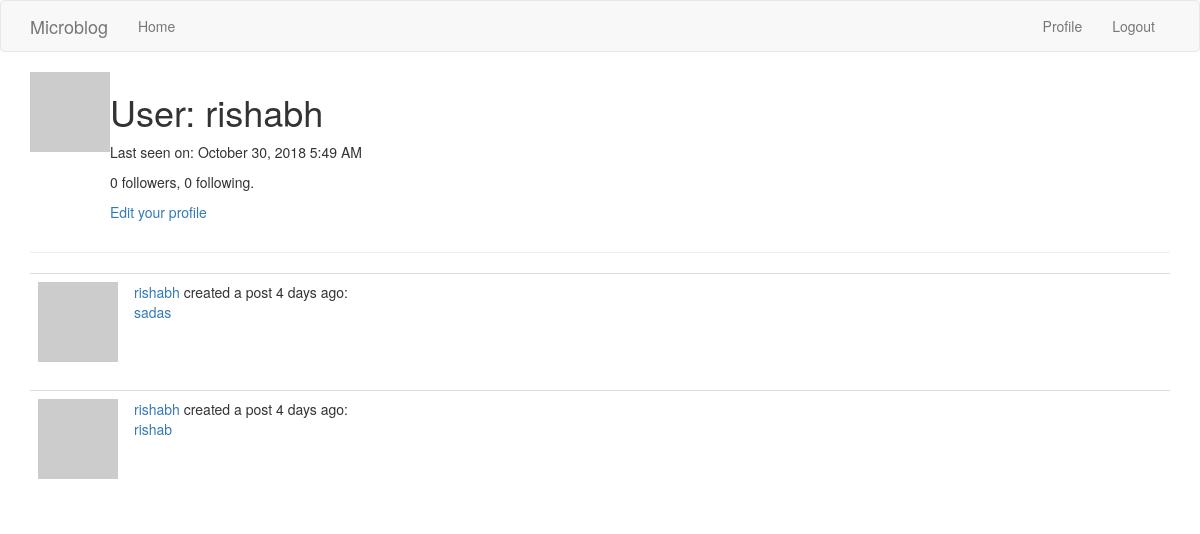
Before: /user/rishabh (signed in) with the older database file.
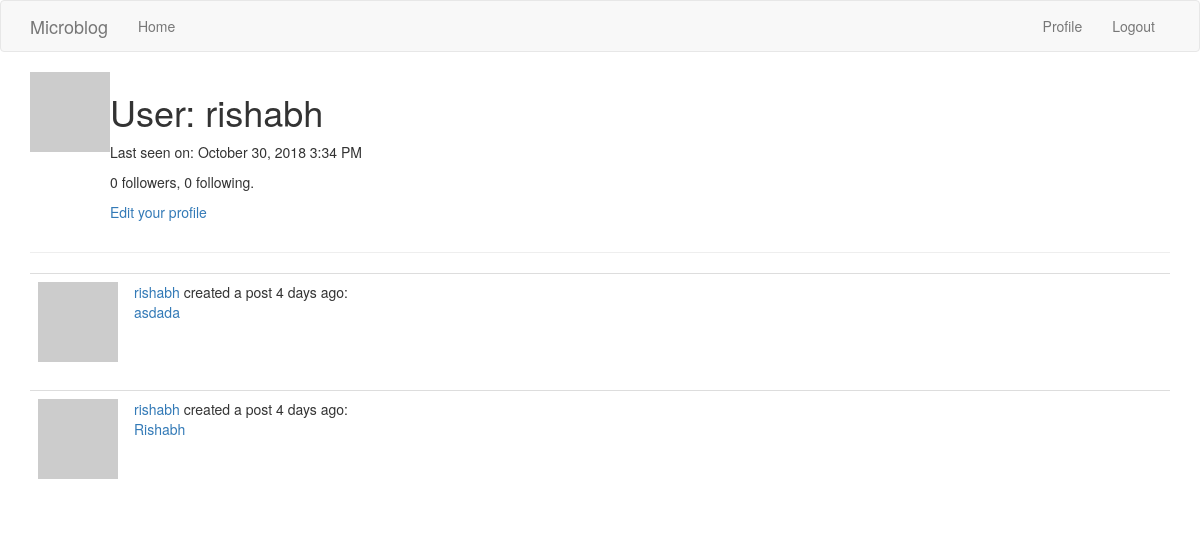
After: the same page with the newer database file.
### app/models.py (models this page shows, shortened)
class User(UserMixin,db.Model):
    id = db.Column(db.Integer, primary_key=True)
    username = db.Column(db.String(64), index=True, unique=True)
    email = db.Column(db.String(120), index=True, unique=True)
    password_hash = db.Column(db.String(128))
    posts = db.relationship('Post', backref='author', lazy='dynamic')
    about_me = db.Column(db.String(140))
    last_seen = db.Column(db.DateTime, default=datetime.utcnow)
    followed = db.relationship(
        'User', secondary=followers,
        primaryjoin=(followers.c.follower_id == id),
        secondaryjoin=(followers.c.followed_id == id),
        backref=db.backref('followers', lazy='dynamic'), lazy='dynamic')
    def avatar(self, size):
        digest = md5(self.email.lower().encode('utf-8')).hexdigest()
        return 'https://www.gravatar.com/avatar/{}?d=identicon&s={}'.format(
            digest, size)

class Post(db.Model):
    id = db.Column(db.Integer, primary_key=True)
    title=db.Column(db.String(50))
    body = db.Column(db.String(140))
    comments=db.relationship('Comment',backref='commenter',lazy='dynamic')
    timestamp = db.Column(db.DateTime, index=True, default=datetime.utcnow)
    user_id = db.Column(db.Integer, db.ForeignKey('user.id'))

### app/routes.py (the view)
@app.route('/user/<username>')
@login_required
def user(username):
    user = User.query.filter_by(username=username).first_or_404()
    page = request.args.get('page', 1, type=int)
    posts = user.posts.order_by(Post.timestamp.desc()).paginate(
        page, app.config['POSTS_PER_PAGE'], False)
    next_url = url_for('user', username=user.username, page=posts.next_num) \
        if posts.has_next else None
    prev_url = url_for('user', username=user.username, page=posts.prev_num) \
        if posts.has_prev else None
    return render_template('user.html', user=user, posts=posts.items,
                           next_url=next_url, prev_url=prev_url)

### app/models.py (called while the page is built)
@login.user_loader
def load_user(id):
    return User.query.get(int(id))

### app/routes.py (called while the page is built)
@app.before_request
def before_request():
    if current_user.is_authenticated:
        current_user.last_seen = datetime.utcnow()
        db.session.commit()

### app/templates/user.html (shortened to what this page needs)
{% extends "base.html" %}
{% block app_content %}
    <table>
        <tr valign="top">
            <td><img src="{{ user.avatar(128) }}"></td>
            <td>
            	 <h1>User: {{ user.username }}</h1>
        {% if user.last_seen %}<p>Last seen on: {{ moment(user.last_seen).format('LLL') }}</p>{% endif %}
        <p>{{ user.followers.count() }} followers, {{ user.followed.count() }} following.</p>
        {% if user == current_user %}
        <p><a href="{{ url_for('edit_profile') }}">Edit your profile</a></p>
        {% elif not current_user.is_following(user) %}
        <p><a href="{{ url_for('follow', username=user.username) }}">Follow</a></p>
        {% else %}
        <p><a href="{{ url_for('unfollow', username=user.username) }}">Unfollow</a></p>
        {% endif %}
                </td>
        </tr>
    </table>
    <hr>
    {% for post in posts %}
        {% include '_post.html' %}
    {% endfor %}
{% endblock %}

### app/templates/_post.html
   <table class="table table-hover">
        <tr>
            <td width="70px">
                <a href="{{ url_for('user', username=post.author.username) }}">
                    <img src="{{ post.author.avatar(70) }}" />
                </a>
            </td>
            <td>
                <a href="{{ url_for('user', username=post.author.username) }}">
                    {{ post.author.username }}
                </a>
                created a post {{ moment(post.timestamp).fromNow() }}:
                <br>
                <a href="{{url_for('post',postname=post.title)}}">
                {{ post.title }}
            </a>
            </td>
        </tr>
    </table>

Changed rows visible on the page:
changed User "rishabh": last_seen "October 30, 2018 5:49 AM" → "October 30, 2018 3:34 PM"
changed Post: title "sadas" → "asdada"
changed Post: title "rishab" → "Rishabh"
